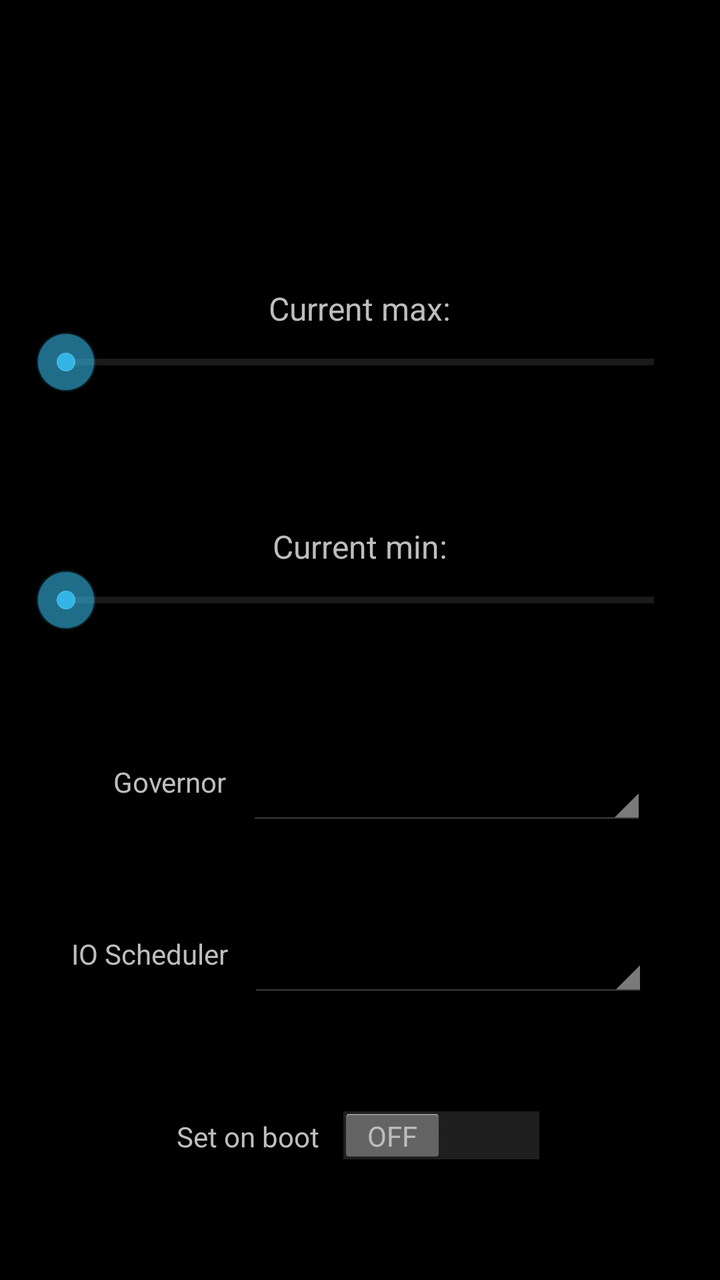
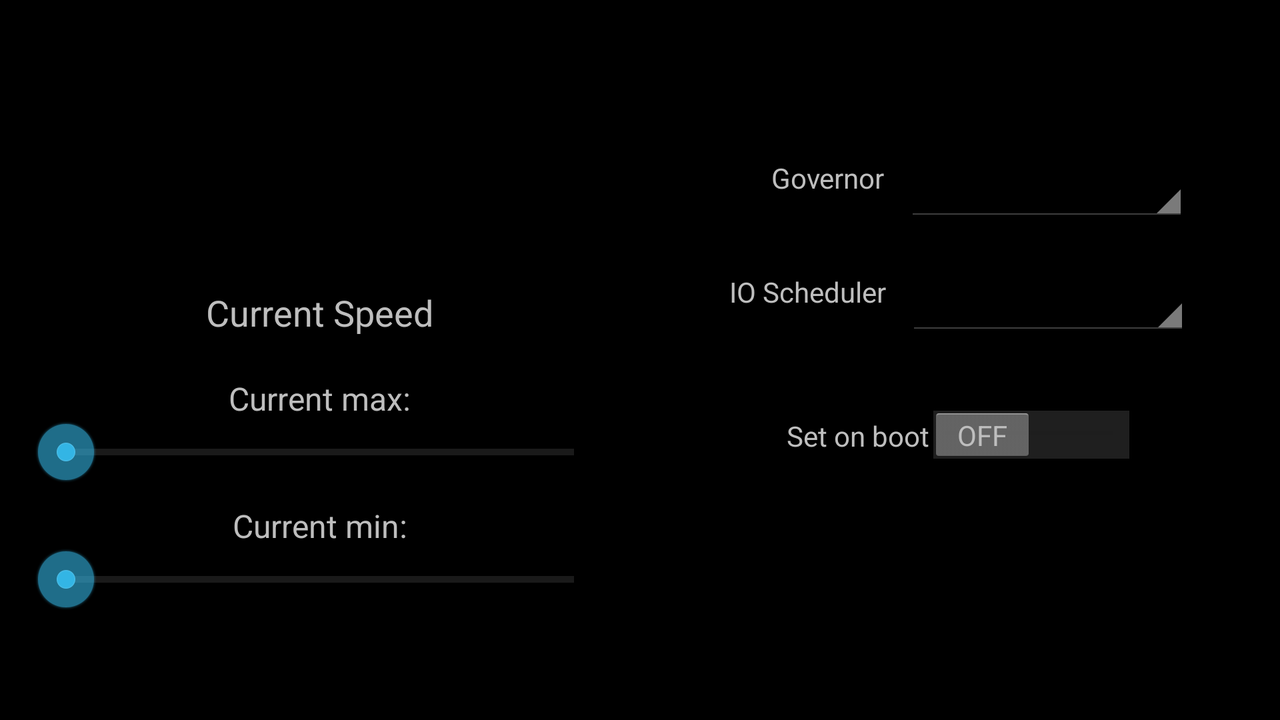

One screen, two layout resources from the same app: the default and the repository's alternative for another configuration. Each is rendered where Android would select it; the XML of both is given below.
<!-- AndroidManifest.xml: application theme Theme_Dark -->
<!-- res/layout/cpu_settings.xml -->
<?xml version="1.0" encoding="utf-8"?>
<LinearLayout xmlns:android="http://schemas.android.com/apk/res/android"
              android:layout_width="match_parent"
              android:layout_height="match_parent"
              android:gravity="center_horizontal"
              android:orientation="vertical">

    

    <LinearLayout
            android:layout_width="wrap_content"
            android:layout_height="0dp"
            android:layout_weight=".6"
            android:layout_marginTop="20dp"
            android:gravity="center_horizontal"
            android:orientation="vertical">

        <TextView
                android:id="@+id/current_speed"
                android:layout_width="wrap_content"
                android:layout_height="wrap_content"
                android:textSize="60sp"/>

    </LinearLayout>

    <LinearLayout
            android:layout_width="match_parent"
            android:layout_height="0dp"
            android:layout_weight=".75"
            android:gravity="center_horizontal"
            android:orientation="vertical">

        <LinearLayout
                android:layout_width="wrap_content"
                android:layout_height="wrap_content"
                android:layout_marginTop="20dip"
                android:orientation="horizontal">

            <TextView
                    android:id="@+id/current_max_label"
                    android:layout_width="wrap_content"
                    android:layout_height="wrap_content"
                    android:text="@string/current_max"
                    android:textSize="16sp"/>

            <TextView
                    android:id="@+id/max_speed_text"
                    android:layout_width="wrap_content"
                    android:layout_height="wrap_content"
                    android:textSize="16sp"/>
        </LinearLayout>

        <SeekBar
                android:id="@+id/max_slider"
                style="?android:attr/progressBarStyleHorizontal"
                android:layout_width="match_parent"
                android:layout_height="wrap_content"
                android:layout_marginLeft="17dp"
                android:layout_marginRight="17dp"/>
    </LinearLayout>

    <LinearLayout
            android:layout_width="match_parent"
            android:layout_height="0dp"
            android:layout_weight=".75"
            android:gravity="center_horizontal"
            android:orientation="vertical">

        <LinearLayout
                android:layout_width="wrap_content"
                android:layout_height="wrap_content"
                android:layout_marginTop="10dip"
                android:orientation="horizontal">

            <TextView
                    android:id="@+id/current_min_label"
                    android:layout_width="wrap_content"
                    android:layout_height="wrap_content"
                    android:text="@string/current_min"
                    android:textSize="16sp"/>

            <TextView
                    android:id="@+id/min_speed_text"
                    android:layout_width="wrap_content"
                    android:layout_height="wrap_content"
                    android:textSize="16sp"/>
        </LinearLayout>

        <SeekBar
                android:id="@+id/min_slider"
                style="?android:attr/progressBarStyleHorizontal"
                android:layout_width="match_parent"
                android:layout_height="wrap_content"
                android:layout_marginLeft="17dp"
                android:layout_marginRight="17dp"/>
    </LinearLayout>

    <LinearLayout
            android:layout_width="wrap_content"
            android:layout_height="0dp"
            android:layout_marginLeft="10dip"
            android:layout_weight=".5"
            android:orientation="horizontal">

        <TextView
                android:id="@+id/governor_label"
                android:layout_width="wrap_content"
                android:layout_height="wrap_content"
                android:layout_marginRight="10dip"
                android:text="@string/governor"
                android:textSize="14sp"/>

        <Spinner
                android:id="@+id/pref_governor"
                android:layout_width="200dip"
                android:layout_height="wrap_content"/>
    </LinearLayout>

    <LinearLayout
            android:layout_width="wrap_content"
            android:layout_height="0dp"
            android:layout_weight=".5"
            android:orientation="horizontal">

        <TextView
                android:id="@+id/io_label"
                android:layout_width="wrap_content"
                android:layout_height="wrap_content"
                android:layout_marginRight="10dip"
                android:text="@string/io"
                android:textSize="14sp"/>

        <Spinner
                android:id="@+id/pref_io"
                android:layout_width="200dip"
                android:layout_height="wrap_content"/>
    </LinearLayout>

    <LinearLayout
            android:layout_width="wrap_content"
            android:layout_height="0dp"
            android:layout_weight=".5"
            android:orientation="horizontal">

        <TextView
                android:id="@+id/set_on_boot_label"
                android:layout_width="wrap_content"
                android:layout_height="wrap_content"
                android:layout_marginRight="10dip"
                android:text="@string/sob"
                android:textSize="14sp"/>

        <Switch
                android:id="@+id/cpu_sob"
                android:layout_width="wrap_content"
                android:layout_height="wrap_content"/>
    </LinearLayout>

</LinearLayout>
<!-- resources referenced by this layout -->
<resources>
  <string name="current_max">Current max:</string>
  <string name="current_min">Current min:</string>
  <string name="governor">Governor</string>
  <string name="io">IO Scheduler</string>
  <string name="sob">Set on boot</string>
  <style name="Theme_Dark" parent="android:Theme.Holo">
          <item name="android:listSeparatorTextViewStyle">@style/pc_pref_cat</item>
          <item name="android:actionBarStyle">@style/action_bar_style</item>
          <item name="android:actionOverflowButtonStyle">@style/menu_overflow</item>
      </style>
  <style name="pc_pref_cat">
          <item name="android:background">@color/pc_cat_gray</item>
          <item name="android:layout_width">match_parent</item>
          <item name="android:layout_height">wrap_content</item>
          <item name="android:padding">2dp</item>
          <item name="android:textSize">14sp</item>
          <item name="android:textColor">@android:color/white</item>
          <item name="android:gravity">center_vertical</item>
          <item name="android:paddingLeft">6dip</item>
      </style>
  <style name="action_bar_style" parent="android:style/Widget.Holo.ActionBar">
          <item name="android:icon">@drawable/titleimage</item>
          <item name="android:displayOptions">showHome</item>
          <item name="android:background">@color/pc_gray</item>
      </style>
  <style name="menu_overflow" parent="android:style/Widget.Holo.ActionButton.Overflow">
          <item name="android:src">@drawable/ic_menu_overflow</item>
      </style>
  <color name="pc_cat_gray">#ff3b3b3b</color>
  <!-- drawable titleimage: png bitmap (drawable-hdpi, 18943 bytes) -->
  <color name="pc_gray">#ff333333</color>
</resources>
<!-- res/layout-land/cpu_settings.xml (the repository's variant of the layout above) -->
<!-- drawn on the phone turned sideways -->
<?xml version="1.0" encoding="utf-8"?>
<ScrollView xmlns:android="http://schemas.android.com/apk/res/android"
            android:layout_width="match_parent"
            android:layout_height="match_parent">

    <LinearLayout
            xmlns:android="http://schemas.android.com/apk/res/android"
            android:layout_width="match_parent"
            android:layout_height="wrap_content"
            android:layout_gravity="center_vertical"
            android:baselineAligned="false"
            android:orientation="horizontal">

        <LinearLayout
                android:layout_width="0dp"
                android:layout_height="wrap_content"
                android:layout_weight="0.5"
                android:gravity="center_horizontal"
                android:orientation="vertical">

            <TextView
                    android:id="@+id/current_speed"
                    android:layout_width="wrap_content"
                    android:layout_height="wrap_content"
                    android:layout_marginTop="15dip"
                    android:textSize="56sp"/>

            <TextView
                    android:id="@+id/current_speed_label"
                    android:layout_width="wrap_content"
                    android:layout_height="wrap_content"
                    android:text="@string/current_speed"
                    android:textSize="18sp"/>

            <LinearLayout
                    android:layout_width="wrap_content"
                    android:layout_height="wrap_content"
                    android:layout_marginTop="20dip"
                    android:orientation="horizontal">

                <TextView
                        android:id="@+id/current_max_label"
                        android:layout_width="wrap_content"
                        android:layout_height="wrap_content"
                        android:text="@string/current_max"
                        android:textSize="16sp"/>

                <TextView
                        android:id="@+id/max_speed_text"
                        android:layout_width="wrap_content"
                        android:layout_height="wrap_content"
                        android:textSize="16sp"/>
            </LinearLayout>

            <SeekBar
                    android:id="@+id/max_slider"
                    style="?android:attr/progressBarStyleHorizontal"
                    android:layout_width="match_parent"
                    android:layout_height="wrap_content"
                    android:layout_marginLeft="17dp"
                    android:layout_marginRight="17dp"/>

            <LinearLayout
                    android:layout_width="wrap_content"
                    android:layout_height="wrap_content"
                    android:layout_marginTop="10dip"
                    android:orientation="horizontal">

                <TextView
                        android:id="@+id/current_min_label"
                        android:layout_width="wrap_content"
                        android:layout_height="wrap_content"
                        android:text="@string/current_min"
                        android:textSize="16sp"/>

                <TextView
                        android:id="@+id/min_speed_text"
                        android:layout_width="wrap_content"
                        android:layout_height="wrap_content"
                        android:textSize="16sp"/>
            </LinearLayout>

            <SeekBar
                    android:id="@+id/min_slider"
                    style="?android:attr/progressBarStyleHorizontal"
                    android:layout_width="match_parent"
                    android:layout_height="wrap_content"
                    android:layout_marginLeft="17dp"
                    android:layout_marginRight="17dp"/>
        </LinearLayout>

        <LinearLayout
                android:layout_width="0dp"
                android:layout_height="wrap_content"
                android:layout_weight="0.5"
                android:gravity="right"
                android:orientation="vertical">

            <LinearLayout
                    android:layout_width="wrap_content"
                    android:layout_height="wrap_content"
                    android:layout_gravity="center_horizontal"
                    android:layout_marginLeft="10dip"
                    android:layout_marginTop="25dip"
                    android:orientation="horizontal">

                <TextView
                        android:id="@+id/governor_label"
                        android:layout_width="wrap_content"
                        android:layout_height="wrap_content"
                        android:layout_marginRight="10dip"
                        android:text="@string/governor"
                        android:textSize="14sp"/>

                <Spinner
                        android:id="@+id/pref_governor"
                        android:layout_width="142dp"
                        android:layout_height="wrap_content"/>
            </LinearLayout>

            <LinearLayout
                    android:layout_width="wrap_content"
                    android:layout_height="wrap_content"
                    android:layout_gravity="center_horizontal"
                    android:layout_marginTop="25dip"
                    android:orientation="horizontal">

                <TextView
                        android:id="@+id/io_label"
                        android:layout_width="wrap_content"
                        android:layout_height="wrap_content"
                        android:layout_marginRight="10dip"
                        android:text="@string/io"
                        android:textSize="14sp"/>

                <Spinner
                        android:id="@+id/pref_io"
                        android:layout_width="142dp"
                        android:layout_height="wrap_content"/>
            </LinearLayout>

            <LinearLayout
                    android:layout_width="wrap_content"
                    android:layout_height="wrap_content"
                    android:layout_gravity="center_horizontal"
                    android:layout_marginTop="35dip"
                    android:orientation="horizontal">

                <TextView
                        android:id="@+id/set_on_boot_label"
                        android:layout_width="wrap_content"
                        android:layout_height="wrap_content"
                        android:text="@string/sob"
                        android:textSize="14sp"/>

                <Switch
                        android:id="@+id/cpu_sob"
                        android:layout_width="wrap_content"
                        android:layout_height="wrap_content"/>
            </LinearLayout>
        </LinearLayout>
    </LinearLayout>

</ScrollView>
<!-- resources referenced by the variant -->
<!-- as the phone turned sideways resolves them -->
<resources>
  <string name="current_max">Current max:</string>
  <string name="current_min">Current min:</string>
  <string name="current_speed">Current Speed</string>
  <string name="governor">Governor</string>
  <string name="io">IO Scheduler</string>
  <string name="sob">Set on boot</string>
  <style name="Theme_Dark" parent="android:Theme.Holo">
          <item name="android:listSeparatorTextViewStyle">@style/pc_pref_cat</item>
          <item name="android:actionBarStyle">@style/action_bar_style</item>
          <item name="android:actionOverflowButtonStyle">@style/menu_overflow</item>
      </style>
  <style name="pc_pref_cat">
          <item name="android:background">@color/pc_cat_gray</item>
          <item name="android:layout_width">match_parent</item>
          <item name="android:layout_height">wrap_content</item>
          <item name="android:padding">2dp</item>
          <item name="android:textSize">14sp</item>
          <item name="android:textColor">@android:color/white</item>
          <item name="android:gravity">center_vertical</item>
          <item name="android:paddingLeft">6dip</item>
      </style>
  <style name="action_bar_style" parent="android:style/Widget.Holo.ActionBar">
          <item name="android:icon">@drawable/titleimage</item>
          <item name="android:displayOptions">showHome</item>
          <item name="android:background">@color/pc_gray</item>
      </style>
  <style name="menu_overflow" parent="android:style/Widget.Holo.ActionButton.Overflow">
          <item name="android:src">@drawable/ic_menu_overflow</item>
      </style>
  <color name="pc_cat_gray">#ff3b3b3b</color>
  <!-- drawable titleimage: png bitmap (drawable-hdpi, 18943 bytes) -->
  <color name="pc_gray">#ff333333</color>
</resources>
